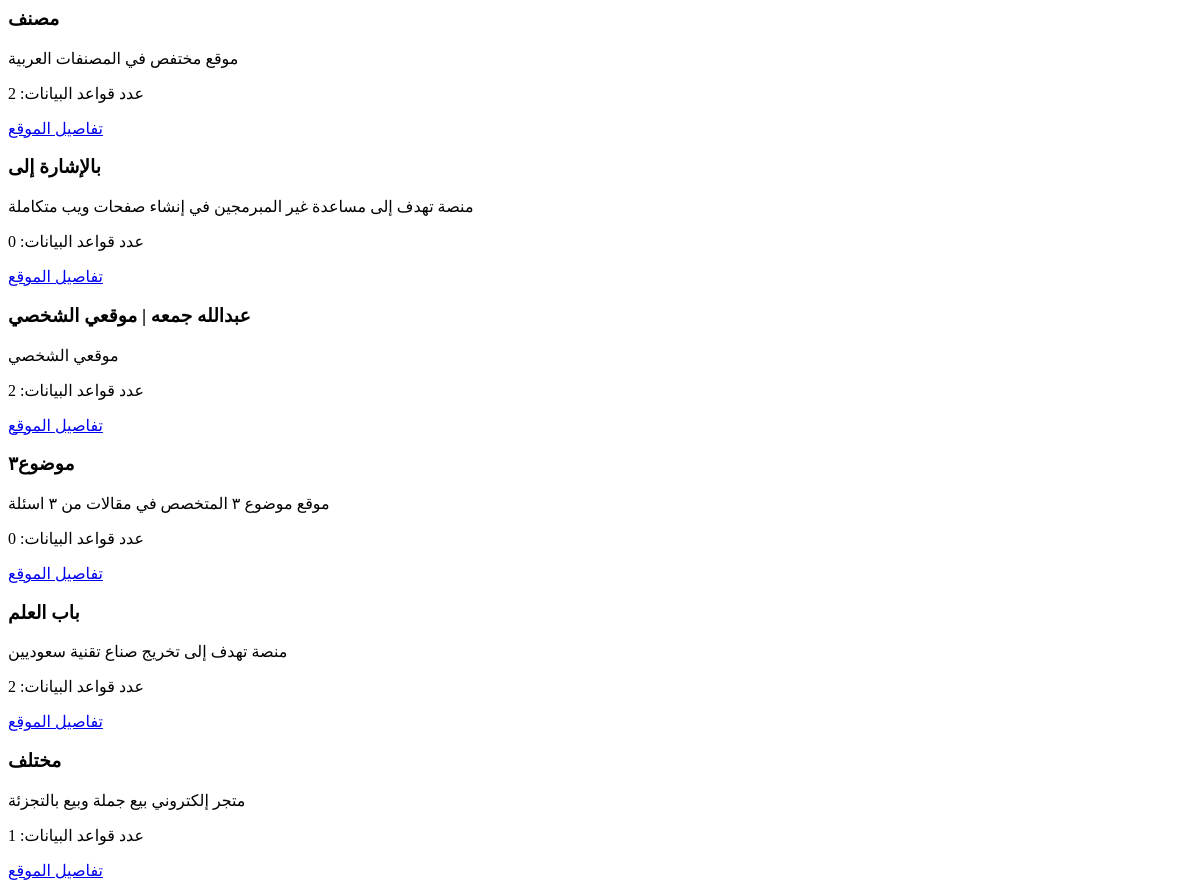
Before: /websites/ajax-all-websites/ with the older database file.
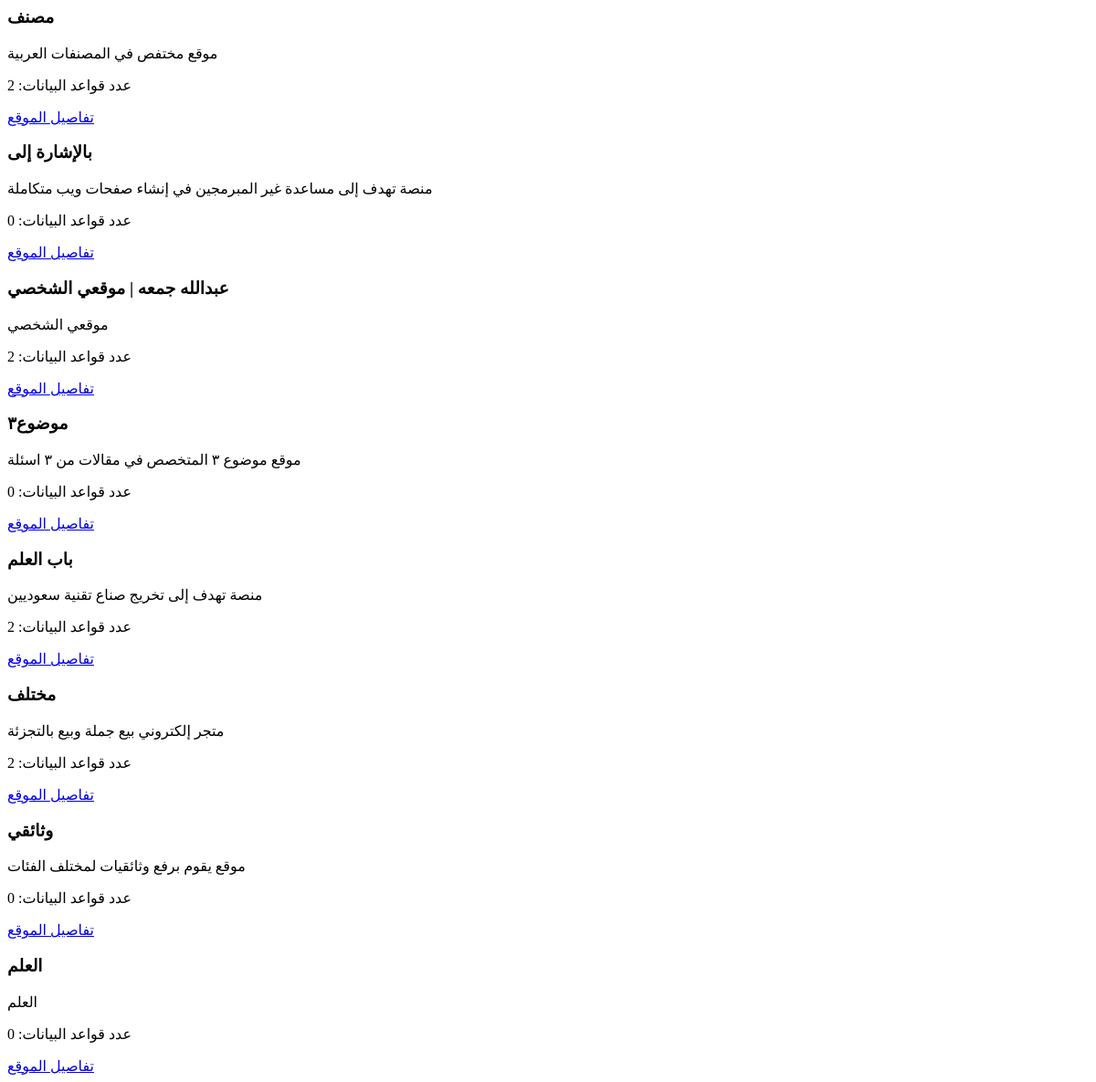
After: the same page with the newer database file.
### website/models.py (models this page shows, shortened)
class Website(models.Model):
    name = models.CharField(max_length=255, verbose_name="اسم الموقع")
    description = models.TextField(verbose_name="الوصف", blank=True, null=True)
    tool = models.ForeignKey(Tool, on_delete=models.SET_NULL, blank=True, null=True, verbose_name="اللغة / إطار العمل")
    date_created = models.DateTimeField(null=True, blank=True, verbose_name="تاريخ الإنشاء", auto_now_add=True)
    class Meta:
        verbose_name = 'موقع'
        verbose_name_plural = "المواقع"

### website/views.py (the view)
# urls.py: path('ajax-all-websites/', ajax_all_websites, name='ajax-all-websites'),
def ajax_all_websites(request):
    websites = Website.objects.all()
    context = {
        'websites': websites
    }
    return render(request, 'ajax_all_websites.html', context)

### templates/ajax_all_websites.html
<div class="grid all-websites-grid">
    {% for website in websites %}
    <div class="col website">
        <h3>{{website.name}}</h3>
        <p>
            {{website.description}}
        </p>
        <p>
            عدد قواعد البيانات:
            {{website.databases.count}}
        </p>
        <a href="{% url 'website:website-details' website.id %}" class="btn btn-outline btn-open-website">تفاصيل الموقع</a>
    </div>
    {% endfor %}
</div>

Changed rows visible on the page:
changed Website "مختلف": databases.count "1" → "2"
added Website: name "وثائقي", description "موقع يقوم برفع وثائقيات لمختلف الفئات", databases.count "0"
added Website: name "العلم", description "العلم", databases.count "0"
